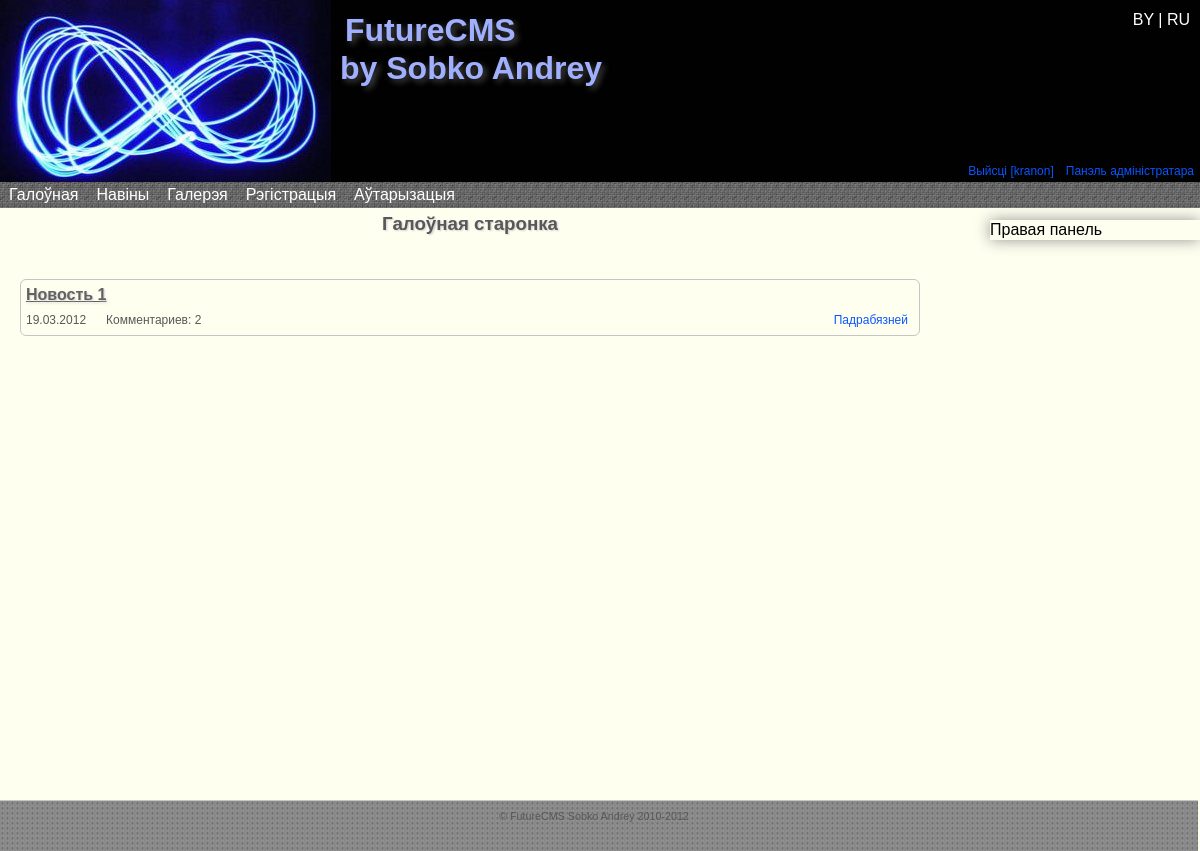
The app's page / (signed in) with its own data.
### tables this page shows
CREATE TABLE IF NOT EXISTS `settings` (
  `id` int(11) NOT NULL AUTO_INCREMENT,
  `siteName` varchar(300) NOT NULL,
  `siteHeader` varchar(300) NOT NULL,
  `siteFooter` varchar(300) NOT NULL,
  `metaTitle` varchar(300) NOT NULL,
  `metaKeywords` varchar(300) NOT NULL,
  `metaDescription` varchar(300) NOT NULL,
  `metaCharset` varchar(300) NOT NULL,
  PRIMARY KEY (`id`)
);

CREATE TABLE IF NOT EXISTS `menu` (
  `id` int(11) NOT NULL AUTO_INCREMENT,
  `num` int(11) NOT NULL,
  `lang1` varchar(50) NOT NULL,
  `lang2` varchar(50) NOT NULL,
  `link` text NOT NULL,
  `published` int(11) NOT NULL DEFAULT '0',
  `in` int(2) NOT NULL DEFAULT '0',
  PRIMARY KEY (`id`)
);

CREATE TABLE IF NOT EXISTS `page` (
  `id` int(11) NOT NULL AUTO_INCREMENT,
  `lang1` varchar(150) NOT NULL,
  `lang2` varchar(150) NOT NULL,
  `link` varchar(200) NOT NULL,
  `text_lang1` longtext NOT NULL,
  `text_lang2` longtext NOT NULL,
  `in_menu` int(11) NOT NULL DEFAULT '0',
  PRIMARY KEY (`id`)
);

CREATE TABLE IF NOT EXISTS `news` (
  `id` int(11) NOT NULL AUTO_INCREMENT,
  `caption_lang1` varchar(200) NOT NULL,
  `caption_lang2` varchar(200) NOT NULL,
  `text_lang1` text NOT NULL,
  `text_lang2` text NOT NULL,
  `date` datetime NOT NULL,
  PRIMARY KEY (`id`)
);

### core/config.php (called while the page is built, shortened)
<?php
include 'classes/base.class.php';
$db = new DataBase('localhost','root','root');
$db->SelectDataBase('future_cms');
$sql="SELECT `id`,`siteName`,`siteHeader`,`siteFooter`,`metaTitle`,`metaKeywords`,`metaDescription`,`metaCharset` FROM `settings`";
$res=$db->query($sql);
while ($row = mysql_fetch_array($res)){
	$site['lang'.$row['id']]=array(
			'name'=>$row['siteName'],
			'header'=>$row['siteHeader'],
			'footer'=>$row['siteFooter']
		);
}
$site['version']='12.13.5';
?>

### index.php (the view, shortened to what this page needs)
<?php session_start();
include "core/config.php";
if ($_SESSION['lang']=='lang2'){ $lang='lang2'; }
else { $lang='lang1'; }
$link='index.php';
$header=$site[$lang]['header'];
$name=$db->ReadPageName($link,$lang);
$footer=$site[$lang]['footer'];
$word=$db->WordsTranslate($lang);
?>
<!DOCTYPE html PUBLIC "-//W3C//DTD XHTML 1.0 Strict//EN" "http://www.w3.org/TR/xhtml1/DTD/xhtml1-strict.dtd">
<html xmlns="http://www.w3.org/1999/xhtml">
<head>
    <link rel="stylesheet" href="design/style_main.css" type="text/css" media="screen, projection" />
	<link rel="stylesheet" href="design/droppy.css" type="text/css" media="screen, projection" />
    <link rel="stylesheet" href="design/form_err.css" type="text/css" media="screen, projection" />
</head>
<body>
<div id="wrapper">
    <div id="header" align="left" class="head_grad">
        <div id="symbol">
            <a href="index.php"><img src="design/symbol.png" class="iePNG"/></a>
        </div>
		<div id="lang">
            <a href="core/lang1.php"> BY </a>|<a href="core/lang2.php"> RU </a>
        </div>
        <br /><h1><?php echo $header;?></h1><br />
        <div id="user">
			<?php
				if ($_SESSION['login']==NULL){
					echo '<a href="/Avtorizatsiya.php" id="ln">'.$word[1].'</a>
						<a href="/Registratsiya.php">'.$word[2].'</a>';
                }
                else{
					echo '<a href="core/logout.php"> '.$word[4].' ['.$_SESSION['login'].']</a>';
                }
                if (($_SESSION['group']=='1')|($_SESSION['group']=='2')){
					echo '<a href="core/admin_p/">'.$word[3].'</a>';
                }
           ?>
         </div>
    </div>
    <div id="middle">
        <div id="menu" class="menu_grad">
            <ul id="nav">
			<?php $db->MenuRead($lang);?>
			</ul>
        </div>
        <div id="container">
            <div id="content">
                <?php echo '<h3>'.$name.'</h3>';
                $db->TextRead($link, $lang);
                $db->ReadNews('',$lang);
                ?>
            </div>
        </div>
        <?php include 'core/sideRight.php';?>
    </div>
</div>
<div id="footer" align="center" class="footer_grad ">
    <?php
		echo $footer;
    ?>
</div>
</body>
</html>

### core/classes/base.class.php (shortened to what this page needs)
<?php
class DataBase{
    private $host= '';
    private $user= '';
    private $pass= '';
    private $connection;
    public function __construct($host="",$user="",$pass=""){
        $this->host = $host;
        $this->user = $user;
        $this->pass = $pass;
    }
    public function connect(){
		$this->connection = mysql_connect($this->host,$this->user,$this->pass) or die("could not connect to DB");
        return $this->connection;
    }
	public static function query($sql){
		$res=mysql_query($sql) or die(mysql_error());
		return $res;
    }
    public function ReadNews($col='',$lang){
    	if($this->connection){
			$sql="SELECT	`id`,
							`caption_".$lang."`,
							`text_".$lang."`,
							DATE_FORMAT(date,'%d.%m.%Y') AS date
				FROM `news` ORDER BY `id` DESC;";
			$result = self::query($sql);
			while ($row = mysql_fetch_array($result, MYSQL_BOTH)){
				$sql2="SELECT COUNT(`id`) as count FROM `news_comments` WHERE `news_id`=".$row['id'];
				$res = self::query($sql2);
				while ($row2 = mysql_fetch_array($res, MYSQL_BOTH)){
					$count=$row2['count'];
				}
				$caption=$row['caption_'.$lang];
				$mor['lang1']='Падрабязней';
				$mor['lang2']='Подробней';
				echo '<div class="news">
				<a href="read_news.php?id='.$row['id'].'"><h4 class="news_caption">'.$caption.'</h4></a>
				<span class="news_date">'.$row['date'].'</span>
				<span class="news_num_comments">Комментариев: '.$count.'</span>
				<span class="news_read"><a href="read_news.php?id='.$row['id'].'">'.$mor[$lang].'</a></span><br />
				</div>';
			}
    	}
    }
    public function MenuRead($lang,$dir=''){
		if($this->connection){
			$sql="SELECT `id`,`num`,`link`,`".$lang."`,`in` FROM `menu` WHERE `published`='1' ORDER BY `num`;";
            $result = self::query($sql);
			while ($row = mysql_fetch_array($result, MYSQL_BOTH)){
				$menu[$row['num']]=array(
						'id'=>$row['id'],
						'in'=>$row['in'],
						'name'=>$row[$lang],
						'link'=>$row['link']
						);
			}
			foreach($menu as $val){
					if ($val['in']==0){
						echo '<li><a href="'.$val['link'].'">'.$val['name'].'</a>';
						echo '<ul>';
						echo '</ul></li>';
					}
				}
        }
    }
    public function ReadPageName($PageLink,$lang){
		if($this->connection){
            $sql="SELECT `".$lang."` FROM `page` WHERE `link` = '".$PageLink."'";
			$result=self::query($sql);
			while ($row = mysql_fetch_array($result, MYSQL_BOTH)){
				$pageData=$row[$lang];
			}
			return $pageData;
        }
    }
    public function WordsTranslate($lang){
		if($this->connection){
			$num=1;
			$sql="SELECT `".$lang."` FROM `language`";
			$result = self::query($sql);
			while ($row = mysql_fetch_array($result, MYSQL_BOTH)){
				$word[$num]=$row[$lang];
				$num++;
			}
			return $word;
        }
    }
}
?>

### core/sideRight.php
<?php
$sql="SELECT `text_".$lang."` FROM `page` WHERE `link`='RightSideBar'";
$result = $db->query($sql);
while ($row = mysql_fetch_array($result)){
	echo $row[0];
}
?>

### design/style_main.css (style rules this page uses)
* { margin: 0; padding: 0; }
html { height: 100%; }
body { font: 1em/1.250em Arial, Tahoma, Verdana, sans-serif; width: 100%; height: 100%; min-height:100%; background: #FFFFFF; position:relative; background-color: #FFFFF0; }
a { color: blue; outline: none; text-decoration: underline; }
p { margin: 0 5px 18px; }
img { border: none; }
#wrapper { position: relative; width: 100%; min-width: 1000px; margin: 0 auto; padding: 0; min-height: 100%; height: auto !important; height: 100%; }
#header { position: relative; height: 185px; background-color: #010101; }
#header h1 { position: absolute; margin-left: 340px; color: #A1AFFF; text-shadow: #494949 0.1em 0.1em 0.2em; }
#user { float: right; margin-top: 120px; }
#user a { padding:3px 6px; font-size: 0.75em; color:#0956fe; text-decoration:none; }
#menu { position: relative; float: left; width: 100%; height: 25px; top:-6px; padding: 0 0 1px 0; color:#FFFFFF; z-index: 5; background-image: url('menu2.jpg'); }
#symbol { position: relative; float: left; }
#lang { position: relative; float: right; right: 10px; top:10px; color: #FFFFFF; z-index: 2; }
#lang a { color: #FFFFFF; text-decoration: none; }
#middle { width: 100%; padding: 0 0 100px; height: 1%; }
#middle:after { content: '.'; display: block; clear: both; visibility: hidden; height: 0; }
#container { width: 100%; float: left; overflow: hidden; }
#content { position: relative; float: left; padding: 40px 230px 0 20px; color: #585858; min-height:100%; width: 75%; }
#content a { padding:3px 6px; color: #0956fe; text-decoration:none; }
#content h3 { position: relative; top: -40px; text-shadow: #D2D2D2 0.07em 0.07em 0.1em; text-align: center; }
.news { border: 1px solid #C5C5C5; padding: 5px; margin-top:5px; border-radius: 6px; }
.news_caption { color: #616161; text-shadow: #D2D2D2 0.07em 0.07em 0.1em; font-size:1em; margin-top: -20px; margin-bottom: 5px; text-decoration: underline; }
.news_date { position:relative; float:left; font-size:9pt; }
.news_read { position:relative; float:right; font-size:9pt; }
.news_num_comments { position:relative; float:left; font-size:9pt; margin-left: 20px; }
#sideRight { position: absolute; float: right; width: 210px; top: 220px; right: 0px; box-shadow:#949494 0 0 15px; -moz-box-shadow:#949494 0 0 15px; -webkit-box-shadow:#949494 0 0 15px; }
#footer { position: relative; width: 99%; min-width: 990px; height: 40px; padding: 5px 10px 5px 0; background-image: url('footer.jpg'); color: #585858; font-size: 0.67em; border-top: #C5C5C5 solid 1px; }

### design/droppy.css (style rules this page uses)
#nav { display: block; margin: 0 0 10px 0; padding: 0; position: relative; }
#nav li { display: block; list-style: none; margin: 0; padding: 0; float: left; position: relative; }
#nav a { display: block; }
#nav a { text-decoration:none; color: white; font-size: 1em; padding: 3px 9px 3px 9px; margin-bottom: -1px; }

### records on screen
settings: siteHeader "FutureCMS by Sobko Andrey", siteFooter "© FutureCMS Sobko Andrey 2010-2012"
menu: lang1 "Галоўная"
menu: lang1 "Навіны"
menu: lang1 "Галерэя"
menu: lang1 "Рэгістрацыя"
menu: lang1 "Аўтарызацыя"
page: lang1 "Галоўная старонка"
news: caption_lang1 "Новость 1", date "19.03.2012", count "2", lang "Падрабязней"
page: text_lang1 "Правая панель"

### other values on screen
$word[4] "Выйсці"
$_SESSION['login'] "kranon"
$word[3] "Панэль адміністратара"
